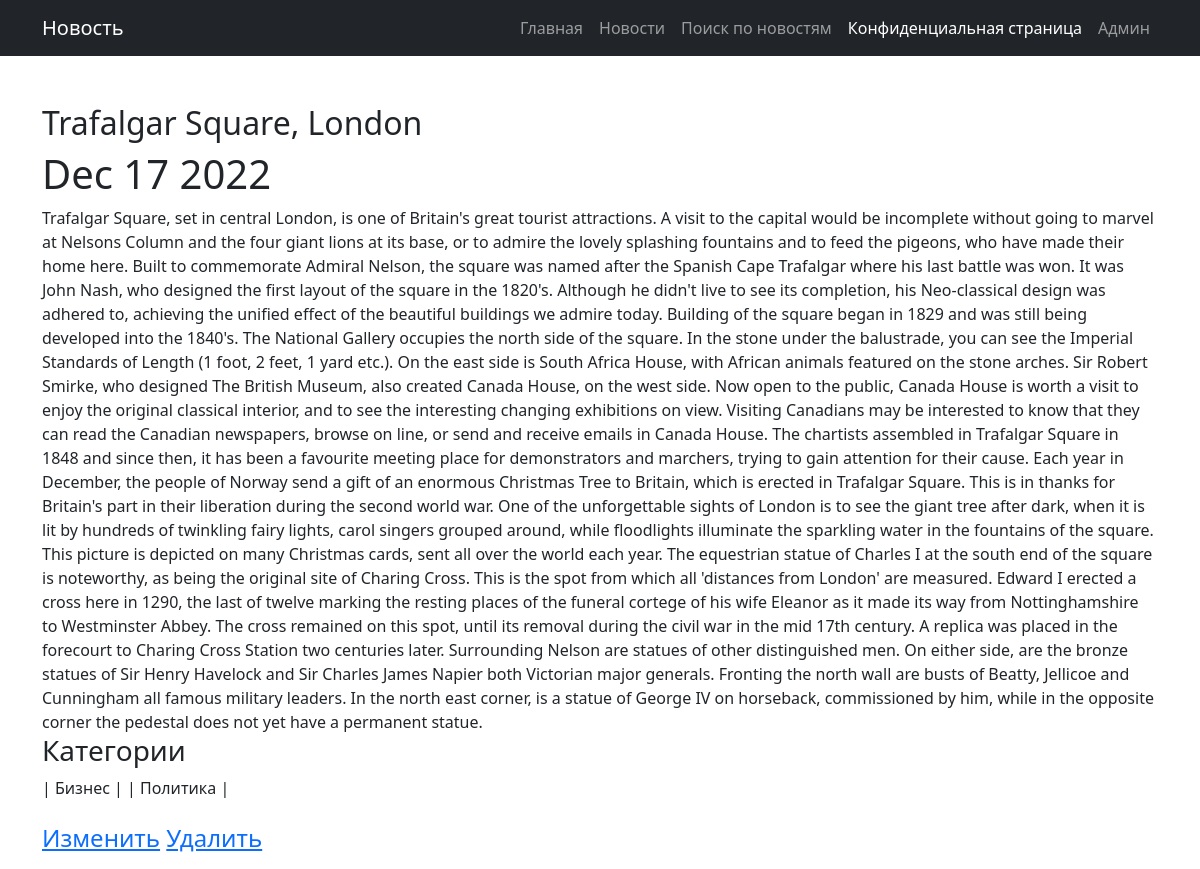
Screenshot of /post/articles/11 with the database file from the repository.
### news/models.py (models this page shows, shortened)
class Post(models.Model):
    post_var = models.CharField(max_length = 8, choices = chois, default = articles)
    post_time = models.DateTimeField(auto_now_add = True)
    header = models.CharField(max_length = 64)
    text = models.TextField()
    post_rating = models.IntegerField(default = 0)
    author = models.ForeignKey('Author', on_delete = models.CASCADE)
    category = models.ManyToManyField('Category', through = 'PostCategory')

class Category(models.Model):
    category_name = models.CharField(max_length = 32, unique = True)

### news/views.py (the view)
# urls.py: path('<str:post_var>/<int:pk>', NewsDetail.as_view(), name = 'news_detail'),
class NewsDetail(DetailView):
    model = Post
    template_name = 'new.html'
    context_object_name = 'new'
    def get_context_data(self, **kwargs):
        context = super().get_context_data(**kwargs)
        context['category'] = PostCategory.objects.filter(post = self.kwargs['pk']).values('category__category_name')
        return context

### news/templatetags/custom_filters.py (called while the page is built)
@register.filter()
def censor(value):
    censor_list = ('cricket', 'ball', 'soccer')
    value = value.split()
    cens_value = ''
    for val in value:
        if val.lower() not in censor_list:
            cens_value = cens_value + val + ' '
        else:
            cens_value = cens_value + val.replace(val[1::], '*'*(len(val)-1)) + ' '
    return f'{cens_value}'

### templates/new.html (shortened to what this page needs)
{% extends 'flatpages/default.html' %}
{% load custom_filters %}
{% block title_navbar %}
Новость
{% endblock title_navbar %}
{% block content %}
    <h2>{{ new.header|censor }}</h2>  <h1>{{ new.post_time|date:'M d Y' }}</h1>
    {{ new.text|censor }}
    <br>
    <h3>Категории</h3>
    {% for cat in category %}
    | {{ cat.category__category_name }} |
    {% endfor %}
    <br><br>
    <h4><a href=http://127.0.0.1:8000/post/{{ new.post_var }}/{{ new.pk }}/update>Изменить</a>
        <a href=http://127.0.0.1:8000/post/{{ new.post_var }}/{{ new.pk }}/delete>Удалить</a></h4>
{% endblock content %}

### rows the page displays
Post: header|censor "Trafalgar Square, London", post_time "Dec 17 2022", text|censor "Trafalgar Square, set in central London, is one of Britain's great tourist attractions. A visit to the capital would be incomplete without going to marvel at Nelsons Column and the four giant lions at its base, or to admire the lovely splashing fountains and to feed the pigeons, who have made their home here. Built to commemorate Admiral Nelson, the square was named after the Spanish Cape Trafalgar where his last battle was won. It was John Nash, who designed the first layout of the square in the 1820's. Although he didn't live to see its completion, his Neo-classical design was adhered to, achieving the unified effect of the beautiful buildings we admire today. Building of the square began…"
Category: category__category_name "Бизнес"
Category: category__category_name "Политика"
